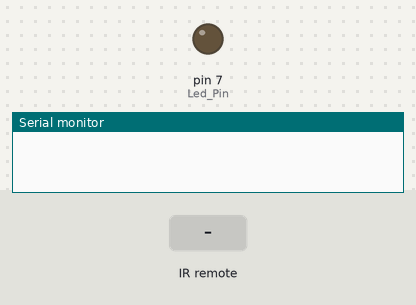
A sketch run on a simulated Arduino Uno, built with avr-gcc and run on an emulated ATmega328P. Shown: output pins drawn as LEDs (lit = HIGH), the last lines printed to the serial monitor. The inputs (shaded band) are chosen by the test bench.

Above: at 1.2 s.
1.3 s: infrared code 0x8F7 received
At 2.1 s:
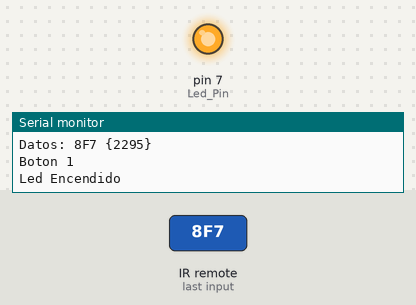
2.8 s: infrared code 0x48B7 received
4.3 s: infrared code 0x30CF received
Timing chart, 0 to 7.3 s (numbered marks = the images above; inputs shaded):
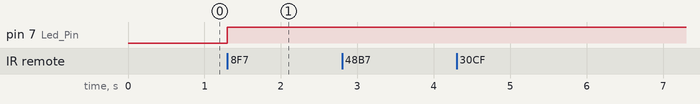

The sketch:

utn_clase_arduino07_0031.ino
```cpp
#include <IRremote.h>
int RECV_PIN = 14;
int IRData = 0;
int Led_Pin = 7;
int Led_Status = 0;
int Led_Pin1 = 13;
int Led_Status1 = 0;
int Rel_Pin = 2;
int Rel_Status = 0;
bool test_mode = true;

IRrecv irrecv(RECV_PIN);
decode_results results;

void setup()
{
	Serial.begin(9600);
	pinMode(Led_Pin, OUTPUT);
	irrecv.enableIRIn();
}

void loop()
{
	if (irrecv.decode(&results))
	{
		// Mostrar Lectura
		IRData = results.value;
		irrecv.resume();
		// Ver Valores
		if (test_mode == true)
		{
			Serial.print("Datos: ");
			Serial.print(IRData, HEX);
			Serial.print(" {");
			Serial.print(IRData);
			Serial.println("}");
		}
		switch (IRData)
		{
		case 2295:
          	Serial.println("Boton 1");
			if (Led_Status == 0)
			{
				Serial.println("Led Encendido");
				digitalWrite(Led_Pin, 1);
  				Led_Status = 1;
			}
			else
			{
				Serial.println("Led Apagado");
				digitalWrite(Led_Pin, 0);
				Led_Status = 0;
			}
			break;
		case -30601:
          	Serial.println("Boton 2");
			if (Rel_Status == 0)
			{
				Serial.println("Motor encendido");
				digitalWrite(Rel_Pin, 1);
				Rel_Status = 1;
			}
			else
			{
				Serial.println("Motor Apagado");
				digitalWrite(Rel_Pin, 0);
				Rel_Status = 0;
			}
			break;
		case 18615:
			Serial.println("Boton 3");
			break;
        case 12495:
          	Serial.println("Boton 0");
          	if (Led_Status1 == 0)
			{
				Serial.println("Led Encendido");
				digitalWrite(Led_Pin1, 1);
  				Led_Status1 = 1;
			}
			else
			{
				Serial.println("Led Apagado");
				digitalWrite(Led_Pin1, 0);
				Led_Status1 = 0;
			}
          	break;
		default:
			Serial.println("Boton No Permitido");
		}
	}
}
```

Measured:
- after the input at 1.3 s, pin 7 (Led_Pin): LOW → HIGH at once
